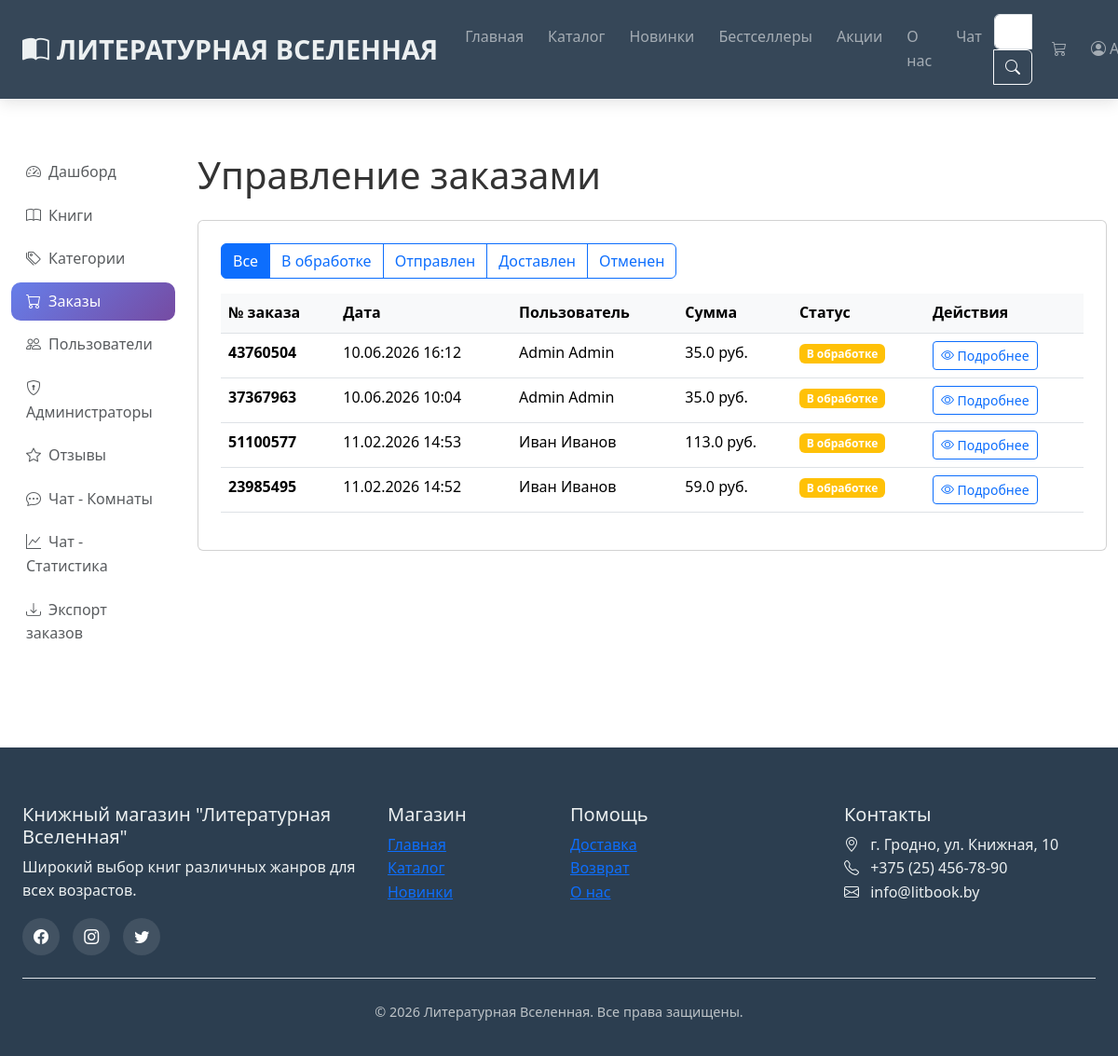
The app's page /admin/orders (signed in) with its own data.
### models.py (models this page shows, shortened)
class Order(db.Model):
    __tablename__ = 'orders'
    id = db.Column(db.Integer, primary_key=True)
    order_number = db.Column(db.String(20), unique=True, nullable=False)
    status = db.Column(db.String(20), default='processing')  # processing, shipped, delivered, cancelled
    total = db.Column(db.Float, nullable=False)
    discount = db.Column(db.Float, default=0)
    shipping = db.Column(db.Float, default=0)
    created_at = db.Column(db.DateTime, default=datetime.now)
    user_id = db.Column(db.Integer, db.ForeignKey('users.id'), nullable=False)
    items = db.relationship('OrderItem', backref='order', lazy=True)

class User(db.Model):
    __tablename__ = 'users'
    id = db.Column(db.Integer, primary_key=True)
    first_name = db.Column(db.String(50), nullable=False)
    last_name = db.Column(db.String(50), nullable=False)
    email = db.Column(db.String(120), unique=True, nullable=False)
    password_hash = db.Column(db.String(128))
    phone = db.Column(db.String(20))
    is_admin = db.Column(db.Boolean, default=False)  # Добавленное поле
    created_at = db.Column(db.DateTime, default=datetime.now)
    orders = db.relationship('Order', backref='user', lazy=True)
    wishlist = db.relationship('Wishlist', backref='user', lazy=True)

### admin.py (the view)
@admin_bp.route('/orders')
@admin_required
def orders():
    page = request.args.get('page', 1, type=int)
    per_page = 20
    status = request.args.get('status', '')
    query = Order.query
    if status:
        query = query.filter_by(status=status)
    pagination = query.order_by(Order.created_at.desc()).paginate(page=page, per_page=per_page, error_out=False)
    orders = pagination.items
    statuses = ['processing', 'shipped', 'delivered', 'cancelled']
    return render_template('admin/orders.html',
                         orders=orders,
                         pagination=pagination,
                         statuses=statuses,
                         current_status=status)

### admin.py (called while the page is built)
def admin_required(f):
    @wraps(f)
    def decorated_function(*args, **kwargs):
        if 'user_id' not in session:
            flash('Пожалуйста, войдите в систему', 'warning')
            return redirect(url_for('login'))
        user = User.query.get(session['user_id'])
        if not user or not user.is_admin:
            flash('Доступ запрещен. Требуются права администратора.', 'danger')
            return redirect(url_for('index'))
        return f(*args, **kwargs)
    return decorated_function

### app.py (called while the page is built)
@app.context_processor
def inject_data():
    categories = Category.query.all()
    cart_count = 0
    if 'cart' in session:
        cart_count = sum(item['quantity'] for item in session['cart'].values())
    return dict(
        categories=categories,
        cart_count=cart_count,
        current_year=datetime.now().year
    )

### templates/admin/orders.html (shortened to what this page needs)
{% extends "base.html" %}
{% block content %}
<div style="height: 70px;"></div>
<div class="container-fluid py-4">
    <div class="row">
        <div class="col-md-3 col-lg-2 mb-4">
            {% include "admin/sidebar.html" %}
        </div>
        <div class="col-md-9 col-lg-10">
            <h1 class="mb-4">Управление заказами</h1>
            <div class="card">
                <div class="card-body">
                    <div class="mb-3">
                        <div class="btn-group">
                            <a href="{{ url_for('admin.orders') }}" class="btn btn-outline-primary {% if not current_status %}active{% endif %}">
                                Все
                            </a>
                            {% for status in statuses %}
                                <a href="{{ url_for('admin.orders', status=status) }}" class="btn btn-outline-primary {% if current_status == status %}active{% endif %}">
                                    {% if status == 'processing' %}В обработке
                                    {% elif status == 'shipped' %}Отправлен
                                    {% elif status == 'delivered' %}Доставлен
                                    {% else %}Отменен{% endif %}
                                </a>
                            {% endfor %}
                        </div>
                    </div>
                    <div class="table-responsive">
                        <table class="table table-hover">
                            <thead>
                                <tr>
                                    <th>№ заказа</th>
                                    <th>Дата</th>
                                    <th>Пользователь</th>
                                    <th>Сумма</th>
                                    <th>Статус</th>
                                    <th>Действия</th>
                                </tr>
                            </thead>
                            <tbody>
                                {% for order in orders %}
                                <tr>
                                    <td><strong>{{ order.order_number }}</strong></td>
                                    <td>{{ order.created_at.strftime('%d.%m.%Y %H:%M') }}</td>
                                    <td>{{ order.user.first_name }} {{ order.user.last_name }}</td>
                                    <td>{{ order.total }} руб.</td>
                                    <td>
                                        {% if order.status == 'processing' %}
                                            <span class="badge bg-warning">В обработке</span>
                                        {% elif order.status == 'shipped' %}
                                            <span class="badge bg-info">Отправлен</span>
                                        {% elif order.status == 'delivered' %}
                                            <span class="badge bg-success">Доставлен</span>
                                        {% else %}
                                            <span class="badge bg-danger">Отменен</span>
                                        {% endif %}
                                    </td>
                                    <td>
                                        <a href="{{ url_for('admin.order_detail', order_id=order.id) }}" class="btn btn-sm btn-outline-primary">
                                            <i class="bi bi-eye"></i> Подробнее
                                        </a>
                                    </td>
                                </tr>
                                {% endfor %}
                            </tbody>
                        </table>
                    </div>
                </div>
            </div>
        </div>
    </div>
</div>
{% endblock %}

### static/css/style.css (style rules this page uses)
:root { --primary-color: #2c3e50; --secondary-color: #3498db; --accent-color: #e74c3c; --light-color: #ecf0f1; --dark-color: #2c3e50; --text-color: #333; --shadow: 0 5px 15px rgba(0, 0, 0, 0.1); --transition: all 0.3s ease; }
* { margin: 0; padding: 0; box-sizing: border-box; }
body { font-family: "Segoe UI", Tahoma, Geneva, Verdana, sans-serif; color: var(--text-color); line-height: 1.6; overflow-x: hidden; }
.card-body { padding: 1.5rem; }
.table th { background-color: #f8f9fa; font-weight: 600; }

### records on screen
Order: order_number "43760504", created_at "10.06.2026 16:12", user.first_name "Admin", user.last_name "Admin", total "35.0", status "В обработке"
Order: order_number "37367963", created_at "10.06.2026 10:04", user.first_name "Admin", user.last_name "Admin", total "35.0", status "В обработке"
Order: order_number "51100577", created_at "11.02.2026 14:53", user.first_name "Иван", user.last_name "Иванов", total "113.0", status "В обработке"
Order: order_number "23985495", created_at "11.02.2026 14:52", user.first_name "Иван", user.last_name "Иванов", total "59.0", status "В обработке"
